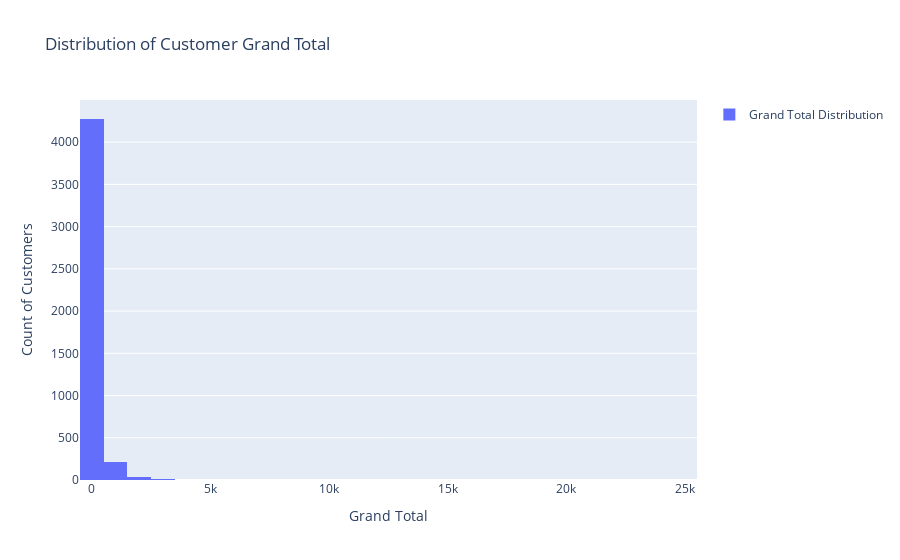

The notebook cell this image was saved under:
### Code cell
fig = go.Figure()

fig.add_trace(go.Histogram(
    x=final_df[final_df['eur'] > 0]['eur'],
    name='EUR Distribution',
    opacity=0.7
))

fig.add_trace(go.Histogram(
    x=final_df[final_df['usd'] > 0]['usd'],
    name='USD Distribution',
    opacity=0.7
))

fig.update_layout(
    title='Distribution of Customer Totals by Currency',
    xaxis_title='Amount',
    yaxis_title='Count of Customers',
    barmode='overlay',
    showlegend=True
)

fig.show()

### Figure 1 — Plotly figure (JSON) as saved in the notebook; plotly's stock layout.template omitted (floating-point values rounded to 4 significant figures; data arrays with more than 128 entries replaced by an {"elided": "..."} marker saying what was removed)
{"data": [{"name": "Grand Total Distribution", "nbinsx": 50, "type": "histogram", "x": {"elided": "4543 float values"}}], "layout": {"showlegend": true, "title": {"text": "Distribution of Customer Grand Total"}, "xaxis": {"title": {"text": "Grand Total"}}, "yaxis": {"title": {"text": "Count of Customers"}}}}
